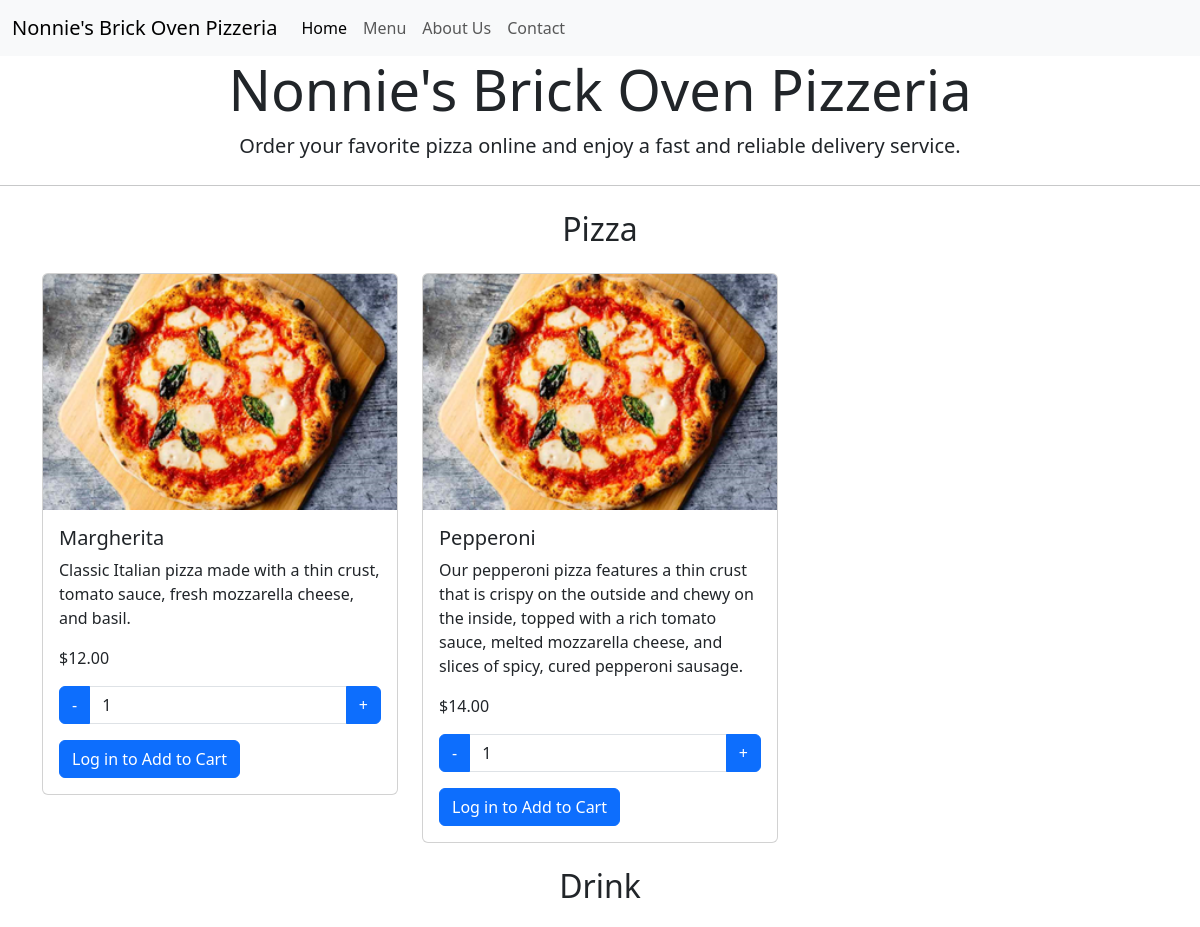
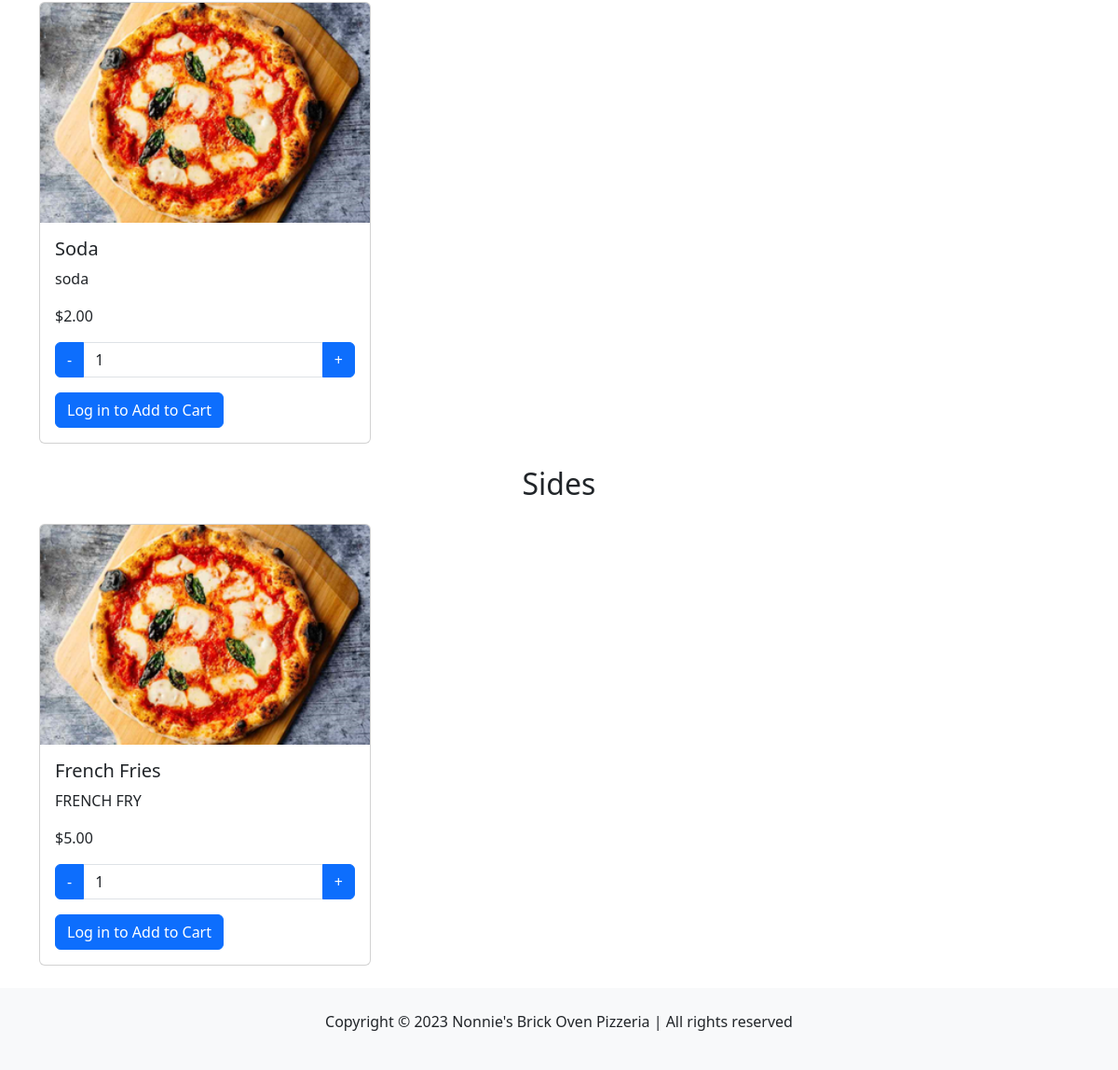
The app's page /menu/ with its own data (2 pictures, top to bottom).
### menu/models.py (models this page shows, shortened)
class Category(models.Model):
    name = models.CharField(max_length=100)

class Item(models.Model):
    name = models.CharField(max_length=100)
    description = models.TextField(blank=True)
    price = models.DecimalField(max_digits=6, decimal_places=2)
    category = models.ForeignKey(Category, on_delete=models.CASCADE, related_name='items')
    image = models.TextField(blank=True)

### menu/views.py (the view)
# urls.py: path("menu/", views.menu, name = "menu"),
def menu(request):
    categories = Category.objects.prefetch_related('items').all()
    template = loader.get_template('menu.html')
    myitems = Item.objects.all().values()
    context = {
        'myitems': myitems,
        'categories': categories,
    }
    return HttpResponse(template.render(context, request))

### menu/templates/menu.html (shortened to what this page needs)
<!doctype html>
<html lang="en">
<head>
  <link href="https://cdn.jsdelivr.net/npm/bootstrap@5.3.0-alpha3/dist/css/bootstrap.min.css" rel="stylesheet">
</head>
<body>
  <nav class="navbar navbar-expand-lg navbar-light bg-light">
    <div class="container-fluid">
      <a class="navbar-brand" href="#">Nonnie's Brick Oven Pizzeria</a>
      <div class="collapse navbar-collapse" id="navbarNav">
        <ul class="navbar-nav">
          <li class="nav-item">
            <a class="nav-link active" aria-current="page" href="/">Home</a>
          </li>
          <li class="nav-item">
            <a class="nav-link" href="/menu">Menu</a>
          </li>
          <li class="nav-item">
            <a class="nav-link" href="#">About Us</a>
          </li>
          <li class="nav-item">
            <a class="nav-link" href="#">Contact</a>
          </li>
        </ul>
      </div>
    </div>
  </nav>
  <div class="jumbotron bg-white">
    <h1 class="display-4 text-center">Nonnie's Brick Oven Pizzeria</h1>
    <p class="lead text-center">Order your favorite pizza online and enjoy a fast and reliable delivery service.</p>
    <hr class="my-4">
    </div>
  <div class="container bg-white">
    {% for category in categories %}
    <h2 class="text-center mb-4">{{category.name}}</h2>
    <div class="row">
    {% for item in category.items.all %}
      <div class="col-md-4 mb-4">
        <div class="card">
          <img src="margherita1.jpg" class="card-img-top" alt="Pizza 1">
          <div class="card-body">
            <h5 class="card-title">{{item.name}}</h5>
            <p class="card-text">{{item.description}}</p>
            <p class="card-text">${{item.price}}</p>
            <div class="input-group">
              <button class="btn btn-primary" type="button" id="minus-btn">-</button>
              <input type="number" class="form-control" value="1" min="1" max="10" aria-label="Item quantity" aria-describedby="minus-btn plus-btn">
              <button class="btn btn-primary" type="button" id="plus-btn">+</button>
            </div>
            <div class="mt-3">
              {% if request.user.is_authenticated %}
                <a href="{% url 'add_to_cart' item.pk %}" class="btn btn-primary">Add to Cart</a>
              {% else %}
                <a href="{% url 'register' %}" class="btn btn-primary">Log in to Add to Cart</a>
              {% endif %}
            </div>
          </div>
        </div>
      </div>
      {% endfor %}
</div>
{% endfor %}
</div>
        <footer class="bg-light py-4">
        <div class="container text-center">
        <p>Copyright © 2023
        Nonnie's Brick Oven Pizzeria | All rights reserved</p>
        </div>
        </footer>
        </body>
        </html>

### records on screen
Category: name "Pizza"
Item: name "Margherita", description "Classic Italian pizza made with a thin crust, tomato sauce, fresh mozzarella cheese, and basil.", price "12.00"
Item: name "Pepperoni", description "Our pepperoni pizza features a thin crust that is crispy on the outside and chewy on the inside, topped with a rich tomato sauce, melted mozzarella cheese, and slices of spicy, cured pepperoni sausage.", price "14.00"
Category: name "Drink"
Item: name "Soda", description "soda", price "2.00"
Category: name "Sides"
Item: name "French Fries", description "FRENCH FRY", price "5.00"
